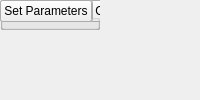
<ui version="4.0">
 <class>MainWindow</class>
 <widget class="QMainWindow" name="MainWindow">
    ...
    <widget class="QGroupBox" name="groupInit">
        ...
        <property name="title">
         <string>Initialization</string>
        </property>
        ...
        <widget class="QPushButton" name="bnClose">
            ...
            <property name="text">
             <string>Close Device</string>
            </property>
        </widget>
        <widget class="QPushButton" name="bnOpen">
            <property name="text">
             <string>Open Device</string>
            </property>
        </widget>
        <widget class="QPushButton" name="bnEnum">
            <property name="text">
             <string>Find Device</string>
            </property>
        </widget>
        ...
    </widget>
    <widget class="QGroupBox" name="groupGrab">
        ...
        <property name="title">
         <string>Acquisition</string>
        </property>
        ...
        <widget class="QPushButton" name="bnSaveImage">
            ...
            <property name="text">
             <string>Save Image</string>
            </property>
        </widget>
        <widget class="QRadioButton" name="radioContinueMode">
            <property name="text">
             <string>Continuous Mode</string>
            </property>
        </widget>
        <widget class="QRadioButton" name="radioTriggerMode">
            <property name="text">
             <string>Trigger Mode</string>
            </property>
        </widget>
        <widget class="QPushButton" name="bnStop">
            ...
            <property name="text">
             <string>Stop Acquisition</string>
            </property>
        </widget>
        <widget class="QPushButton" name="bnStart">
            ...
            <property name="text">
             <string>Start Acquisition</string>
            </property>
        </widget>
        <widget class="QPushButton" name="bnSoftwareTrigger">
            ...
            <property name="text">
             <string>Software Trigger Once</string>
            </property>
        </widget>
        ...
    </widget>
    <widget class="QGroupBox" name="groupParam">
        ...
        <property name="title">
         <string>Parameters</string>
        </property>
        ...
        <widget class="QLabel" name="label_6">
            <property name="text">
             <string>Frame Rate</string>
            </property>
        </widget>
        <widget class="QLabel" name="label_5">
            <property name="text">
             <string>Gain</string>
            </property>
        </widget>
        <widget class="QLabel" name="label_4">
            <property name="text">
             <string>Exposure</string>
            </property>
        </widget>
        <widget class="QPushButton" name="bnGetParam">
            <property name="text">
             <string>Get Parameters</string>
            </property>
        </widget>
        <widget class="QPushButton" name="bnSetParam">
            <property name="text">
             <string>Set Parameters</string>
            </property>
        </widget>
        ...
    </widget>
    ...
 </widget>
 ...
</ui>
